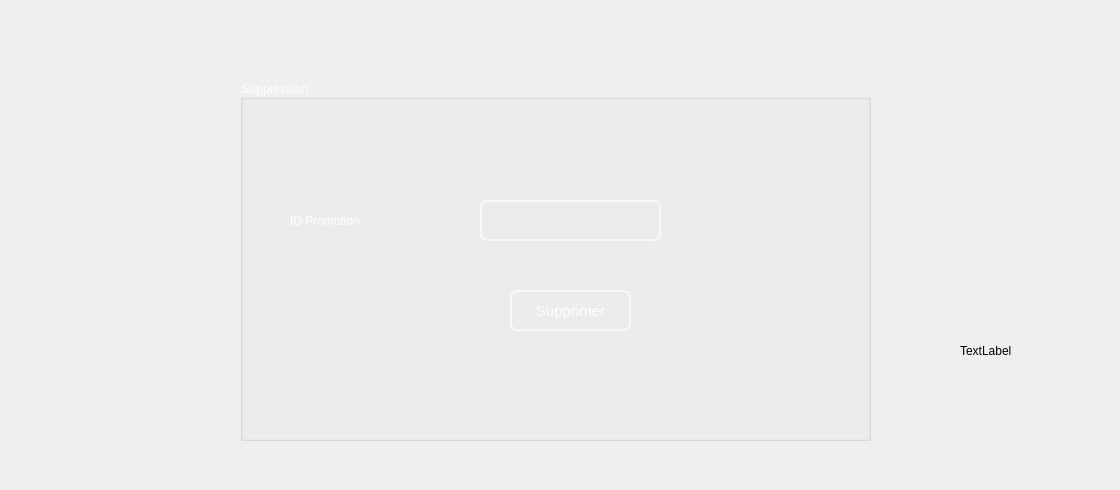
     <widget class="QWidget" name="tab_11">
      <attribute name="title">
       <string>Supprimer Promotion</string>
      </attribute>
      <widget class="QGroupBox" name="suppression_2">
       <property name="geometry">
        <rect>
         <x>240</x>
         <y>80</y>
         <width>631</width>
         <height>361</height>
        </rect>
       </property>
       <property name="styleSheet">
        <string notr="true">
font: 75 16pt &quot;MS Shell Dlg 2&quot;;
color:white
</string>
       </property>
       <property name="title">
        <string>Suppression</string>
       </property>
       <widget class="QLineEdit" name="le_num_supp_2">
        <property name="geometry">
         <rect>
          <x>240</x>
          <y>120</y>
          <width>181</width>
          <height>41</height>
         </rect>
        </property>
        <property name="styleSheet">
         <string notr="true">QLineEdit{
color: white;
background-color:Transparent;;
border-width: 2px;
border-color: #F9F9F9;
border-style: solid;
border-radius: 7;
padding: 3px;
font-size: 15px;

}
QLineEdit:focus
{border:2px solid #FBAD25;
}</string>
        </property>
       </widget>
       <widget class="QPushButton" name="pb_supprimerp">
        <property name="geometry">
         <rect>
          <x>270</x>
          <y>210</y>
          <width>121</width>
          <height>41</height>
         </rect>
        </property>
        <property name="styleSheet">
         <string notr="true">QPushButton{

color: white;
background-color:Transparent;;
border-width: 2px;
border-color: #F9F9F9;
border-style: solid;
border-radius: 7;
padding: 3px;
font-size: 15px;


}
QPushButton:focus
{border:2px solid #FBAD25;
}</string>
        </property>
        <property name="text">
         <string>Supprimer</string>
        </property>
       </widget>
       <widget class="QLabel" name="label_21">
        <property name="geometry">
         <rect>
          <x>50</x>
          <y>130</y>
          <width>181</width>
          <height>21</height>
         </rect>
        </property>
        <property name="text">
         <string>ID Promotion:</string>
        </property>
       </widget>
      </widget>
      <widget class="QLabel" name="mrigl">
       <property name="geometry">
        <rect>
         <x>960</x>
         <y>220</y>
         <width>151</width>
         <height>261</height>
        </rect>
       </property>
       <property name="text">
        <string>TextLabel</string>
       </property>
      </widget>
     </widget>
